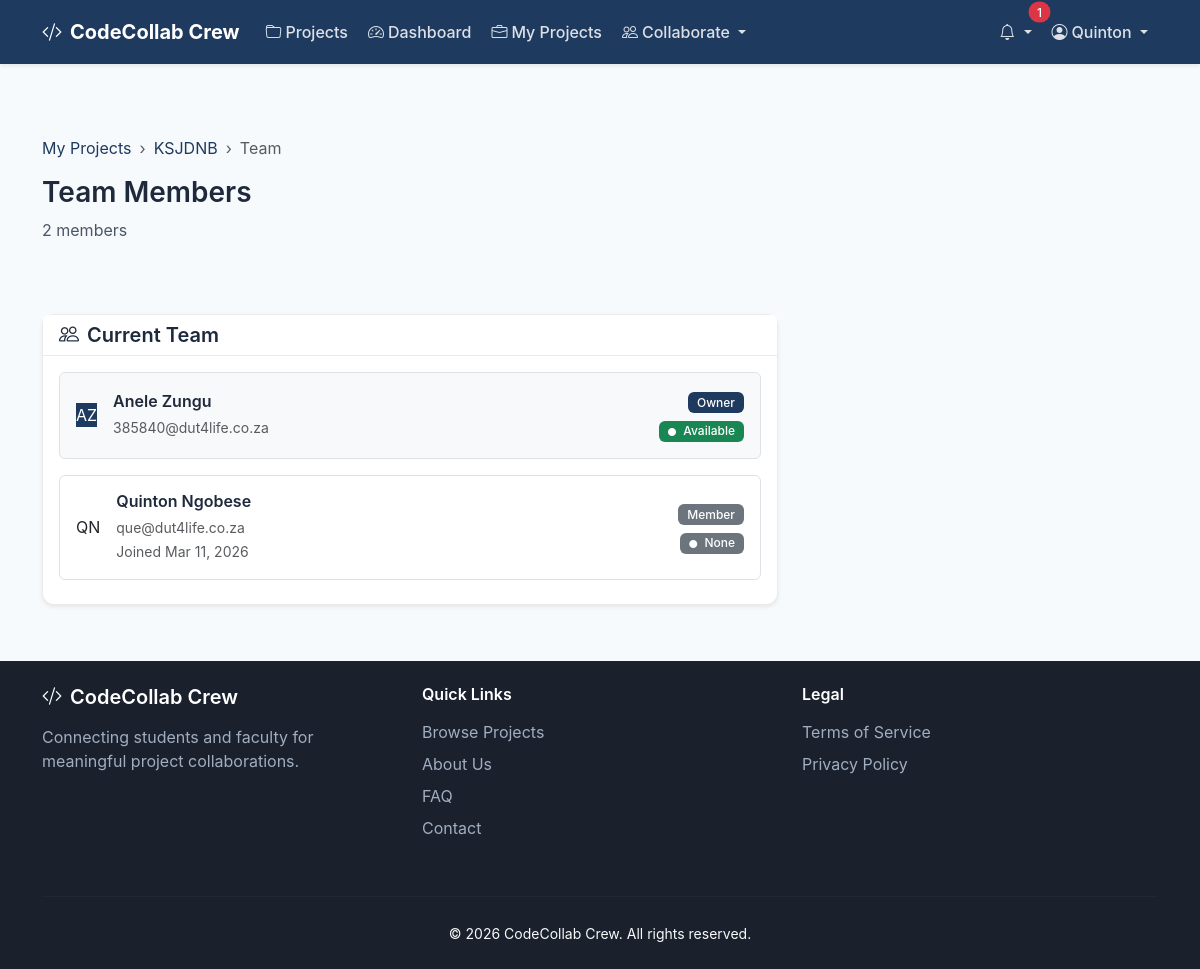
/projects/2/team (signed in), run on the app's committed database.
### app/models.py (models this page shows, shortened)
class User(UserMixin, db.Model):
    __tablename__ = 'users'
    id = db.Column(db.Integer, primary_key=True)
    email = db.Column(db.String(120), unique=True, nullable=False, index=True)
    password_hash = db.Column(db.String(128), nullable=False)
    first_name = db.Column(db.String(50), nullable=False)
    last_name = db.Column(db.String(50), nullable=False)
    student_id = db.Column(db.String(20), unique=True, index=True)  # For students
    employee_id = db.Column(db.String(20), unique=True, index=True)  # For faculty
    phone = db.Column(db.String(20))
    bio = db.Column(db.Text)
    avatar = db.Column(db.String(200))
    is_active = db.Column(db.Boolean, default=True)
    is_verified = db.Column(db.Boolean, default=False)
    availability_status = db.Column(db.String(20), default='available')  # available, busy, away, offline
    last_seen = db.Column(db.DateTime, default=lambda: datetime.now(timezone.utc))
    created_at = db.Column(db.DateTime, default=lambda: datetime.now(timezone.utc))
    updated_at = db.Column(db.DateTime, default=lambda: datetime.now(timezone.utc), onupdate=lambda: datetime.now(timezone.utc))
    last_login = db.Column(db.DateTime)
    department_id = db.Column(db.Integer, db.ForeignKey('departments.id'))
    roles = db.relationship('Role', secondary=user_roles, backref=db.backref('users', lazy='dynamic'))
    skills = db.relationship('Skill', secondary=user_skills, backref=db.backref('users', lazy='dynamic'))
    owned_projects = db.relationship('Project', backref='owner', lazy='dynamic', foreign_keys='Project.owner_id')
    applications = db.relationship('ProjectApplication', backref='applicant', lazy='dynamic', foreign_keys='ProjectApplication.user_id')
    memberships = db.relationship('ProjectMember', backref='user', lazy='dynamic')
    contributions = db.relationship('Contribution', backref='contributor', lazy='dynamic')
    notifications = db.relationship('Notification', backref='user', lazy='dynamic', foreign_keys='Notification.user_id')
    @property
    def full_name(self):
        return f'{self.first_name} {self.last_name}'
    def has_role(self, role_name):
        return any(role.name == role_name for role in self.roles)
    @property
    def is_lecturer(self):
        return self.has_role('lecturer')
    @property
    def is_student(self):
        return self.has_role('student')
    @property
    def is_admin(self):
        return self.has_role('admin')
    def get_unread_notifications_count(self):
        return Notification.query.filter_by(user_id=self.id, is_read=False).count()

class Project(db.Model):
    __tablename__ = 'projects'
    id = db.Column(db.Integer, primary_key=True)
    title = db.Column(db.String(200), nullable=False)
    description = db.Column(db.Text, nullable=False)
    goals = db.Column(db.Text)
    expected_outcomes = db.Column(db.Text)
    status = db.Column(db.String(20), default='draft')  # draft, open, in_progress, completed, cancelled
    visibility = db.Column(db.String(20), default='public')  # public, department, private
    max_team_size = db.Column(db.Integer, default=5)
    min_team_size = db.Column(db.Integer, default=1)
    invite_code = db.Column(db.String(32), unique=True, index=True)  # For shareable invite links
    start_date = db.Column(db.Date)
    end_date = db.Column(db.Date)
    application_deadline = db.Column(db.DateTime)
    created_at = db.Column(db.DateTime, default=lambda: datetime.now(timezone.utc))
    updated_at = db.Column(db.DateTime, default=lambda: datetime.now(timezone.utc), onupdate=lambda: datetime.now(timezone.utc))
    owner_id = db.Column(db.Integer, db.ForeignKey('users.id'), nullable=False)
    course_id = db.Column(db.Integer, db.ForeignKey('courses.id'))
    department_id = db.Column(db.Integer, db.ForeignKey('departments.id'))
    skills = db.relationship('Skill', secondary=project_skills, backref=db.backref('projects', lazy='dynamic'))
    tools = db.relationship('Tool', secondary=project_tools, backref=db.backref('projects', lazy='dynamic'))
    milestones = db.relationship('Milestone', backref='project', lazy='dynamic', order_by='Milestone.due_date')
    applications = db.relationship('ProjectApplication', backref='project', lazy='dynamic')
    members = db.relationship('ProjectMember', backref='project', lazy='dynamic')
    files = db.relationship('ProjectFile', backref='project', lazy='dynamic')
    updates = db.relationship('ProjectUpdate', backref='project', lazy='dynamic', order_by='desc(ProjectUpdate.created_at)')
    contributions = db.relationship('Contribution', backref='project', lazy='dynamic')
    feedback = db.relationship('Feedback', backref='project', lazy='dynamic')
    @property
    def team_count(self):
        return self.members.filter_by(status='active').count()

class ProjectMember(db.Model):
    __tablename__ = 'project_members'
    id = db.Column(db.Integer, primary_key=True)
    role = db.Column(db.String(50), default='member')  # member, lead, contributor
    status = db.Column(db.String(20), default='active')  # active, inactive, removed
    joined_at = db.Column(db.DateTime, default=lambda: datetime.now(timezone.utc))
    left_at = db.Column(db.DateTime)
    project_id = db.Column(db.Integer, db.ForeignKey('projects.id'), nullable=False)
    user_id = db.Column(db.Integer, db.ForeignKey('users.id'), nullable=False)
    __table_args__ = (
        db.UniqueConstraint('project_id', 'user_id', name='unique_project_member'),
    )

### app/routes/projects.py (the view, shortened to what this page needs)
@projects_bp.route('/<int:project_id>/team')
@login_required
@project_member_required
def view_team(project_id):
    project = Project.query.get_or_404(project_id)
    members = project.members.filter_by(status='active').all()
    pending_invitations = project.invitations.filter_by(status='pending').all()
    available_users = []
    return render_template('projects/team.html',
                         project=project,
                         members=members,
                         pending_invitations=pending_invitations,
                         available_users=available_users)

### app/templates/projects/team.html (shortened to what this page needs)
{% extends "base.html" %}
{% block content %}
<div class="container py-4">
    <div class="page-header">
        <nav aria-label="breadcrumb">
            <ol class="breadcrumb">
                <li class="breadcrumb-item"><a href="{{ url_for('projects.my_projects') }}">My Projects</a></li>
                <li class="breadcrumb-item"><a href="{{ url_for('projects.view_project', project_id=project.id) }}">{{ project.title }}</a></li>
                <li class="breadcrumb-item active">Team</li>
            </ol>
        </nav>
        <div class="d-flex justify-content-between align-items-center">
            <div>
                <h1 class="page-title">Team Members</h1>
                <p class="page-subtitle">{{ project.team_count + 1 }} members</p>
            </div>
        </div>
    </div>
    <div class="row g-4">
        <div class="col-lg-8">
            <div class="card">
                <div class="card-header">
                    <h5 class="mb-0"><i class="bi bi-people me-2"></i>Current Team</h5>
                </div>
                <div class="card-body">
                    <div class="d-flex align-items-center p-3 mb-3 border rounded bg-light">
                        <div class="avatar avatar-lg me-3 bg-primary text-white">
                            {{ project.owner.first_name[0] }}{{ project.owner.last_name[0] }}
                        </div>
                        <div class="flex-grow-1">
                            <h6 class="mb-1">{{ project.owner.full_name }}</h6>
                            <small class="text-muted">{{ project.owner.email }}</small>
                        </div>
                        <div class="text-end">
                            <span class="badge bg-primary mb-1">Owner</span>
                            <br>
                            <span class="badge bg-{{ 'success' if project.owner.availability_status == 'available' else 'warning' if project.owner.availability_status == 'busy' else 'secondary' }}">
                                <i class="bi bi-circle-fill me-1" style="font-size: 0.5rem;"></i>
                                {{ project.owner.availability_status|capitalize }}
                            </span>
                        </div>
                    </div>
                    {% for member in members %}
                    <div class="d-flex align-items-center p-3 mb-2 border rounded">
                        <div class="avatar avatar-lg me-3">
                            {{ member.user.first_name[0] }}{{ member.user.last_name[0] }}
                        </div>
                        <div class="flex-grow-1">
                            <h6 class="mb-1">{{ member.user.full_name }}</h6>
                            <small class="text-muted">{{ member.user.email }}</small>
                            <br>
                            <small class="text-muted">Joined {{ member.joined_at.strftime('%b %d, %Y') }}</small>
                        </div>
                        <div class="text-end">
                            <span class="badge bg-secondary mb-1">{{ member.role|capitalize }}</span>
                            <br>
                            <span class="badge bg-{{ 'success' if member.user.availability_status == 'available' else 'warning' if member.user.availability_status == 'busy' else 'secondary' }}">
                                <i class="bi bi-circle-fill me-1" style="font-size: 0.5rem;"></i>
                                {{ member.user.availability_status|capitalize }}
                            </span>
                        </div>
                    </div>
                    {% else %}
                    <div class="text-center py-4 text-muted">
                        <i class="bi bi-people fs-1 mb-2 d-block"></i>
                        <p>No team members yet. Invite collaborators to get started!</p>
                    </div>
                    {% endfor %}
                </div>
            </div>
        </div>
        <div class="col-lg-4">
        </div>
    </div>
</div>
{% endblock %}

### app/templates/base.html (shortened to what this page needs)
<!DOCTYPE html>
<html lang="en">
<head>
    <link href="https://cdn.jsdelivr.net/npm/bootstrap@5.3.2/dist/css/bootstrap.min.css" rel="stylesheet">
    <link href="https://cdn.jsdelivr.net/npm/bootstrap-icons@1.11.1/font/bootstrap-icons.css" rel="stylesheet">
    <link href="{{ url_for('static', filename='css/main.css') }}" rel="stylesheet">
</head>
<body>
    <nav class="navbar navbar-expand-lg navbar-dark bg-primary sticky-top">
        <div class="container">
            <a class="navbar-brand fw-bold" href="{{ url_for('main.index') }}">
                <i class="bi bi-code-slash me-2"></i>CodeCollab Crew
            </a>
            <div class="collapse navbar-collapse" id="navbarNav">
                <ul class="navbar-nav me-auto">
                    <li class="nav-item">
                        <a class="nav-link" href="{{ url_for('projects.list_projects') }}">
                            <i class="bi bi-folder me-1"></i>Projects
                        </a>
                    </li>
                    {% if current_user.is_authenticated %}
                    <li class="nav-item">
                        <a class="nav-link" href="{{ url_for('dashboard.index') }}">
                            <i class="bi bi-speedometer2 me-1"></i>Dashboard
                        </a>
                    </li>
                    <li class="nav-item">
                        <a class="nav-link" href="{{ url_for('projects.my_projects') }}">
                            <i class="bi bi-briefcase me-1"></i>My Projects
                        </a>
                    </li>
                    <li class="nav-item dropdown">
                        <a class="nav-link dropdown-toggle" href="#" id="collabDropdown"
                           role="button" data-bs-toggle="dropdown" aria-expanded="false">
                            <i class="bi bi-people me-1"></i>Collaborate
                        </a>
                    </li>
                    {% endif %}
                </ul>
                <ul class="navbar-nav">
                    {% if current_user.is_authenticated %}
                    <li class="nav-item dropdown">
                        <a class="nav-link dropdown-toggle position-relative" href="#" id="notificationsDropdown"
                           role="button" data-bs-toggle="dropdown" aria-expanded="false">
                            <i class="bi bi-bell"></i>
                            {% set unread_count = current_user.get_unread_notifications_count() %}
                            {% if unread_count > 0 %}
                            <span class="position-absolute top-0 start-100 translate-middle badge rounded-pill bg-danger">
                                {{ unread_count if unread_count < 100 else '99+' }}
                            </span>
                            {% endif %}
                        </a>
                    </li>
                    <li class="nav-item dropdown">
                        <a class="nav-link dropdown-toggle" href="#" id="userDropdown"
                           role="button" data-bs-toggle="dropdown" aria-expanded="false">
                            <i class="bi bi-person-circle me-1"></i>{{ current_user.first_name }}
                        </a>
                    </li>
                    {% endif %}
                </ul>
            </div>
        </div>
    </nav>
    <main class="main-content">
        {% block content %}{% endblock %}
    </main>
    <footer class="footer mt-auto py-4 bg-dark text-light">
        <div class="container">
            <div class="row">
                <div class="col-md-4 mb-3">
                    <h5><i class="bi bi-code-slash me-2"></i>CodeCollab Crew</h5>
                    <p>
                        Connecting students and faculty for meaningful project collaborations.
                    </p>
                </div>
                <div class="col-md-4 mb-3">
                    <h6>Quick Links</h6>
                    <ul class="list-unstyled">
                        <li><a href="{{ url_for('projects.list_projects') }}">Browse Projects</a></li>
                        <li><a href="{{ url_for('main.about') }}">About Us</a></li>
                        <li><a href="{{ url_for('main.faq') }}">FAQ</a></li>
                        <li><a href="{{ url_for('main.contact') }}">Contact</a></li>
                    </ul>
                </div>
                <div class="col-md-4 mb-3">
                    <h6>Legal</h6>
                    <ul class="list-unstyled">
                        <li><a href="{{ url_for('main.terms') }}">Terms of Service</a></li>
                        <li><a href="{{ url_for('main.privacy') }}">Privacy Policy</a></li>
                    </ul>
                </div>
            </div>
            <hr>
            <div class="text-center">
                <small>&copy; {{ now.year }} CodeCollab Crew. All rights reserved.</small>
            </div>
        </div>
    </footer>
</body>
</html>

### data on the page
User: first_name "Quinton"
Project: title "KSJDNB"
User: owner "A", owner "Z", owner.full_name "Anele Zungu", owner.email "385840@dut4life.co.za", owner.availability_status "Available"
ProjectMember: user "Q", user "N", user.full_name "Quinton Ngobese", user.email "que@dut4life.co.za", joined_at "Mar 11, 2026", role "Member", user.availability_status "None"

### other printed values
{{ unread_count if unread_count < 100 else '99+' }} "1"
{{ project.team_count + 1 }} "2"
